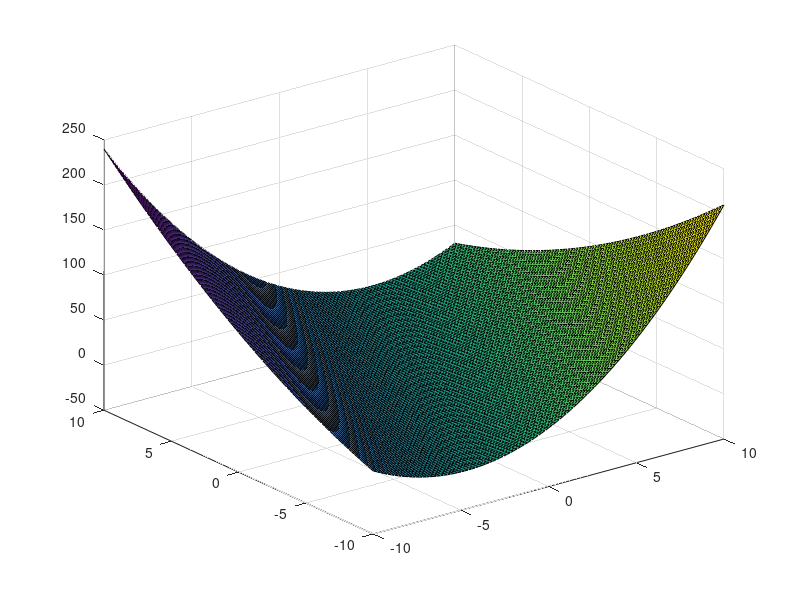

Recreate this plot in MATLAB.

function create_parab
    [x,y] = meshgrid([-10:.2:10]);
    z=x.^2+0.25*(y.^2)-x.*y-0.5*x+y;
    surf(x,y,z,gradient(z))
end